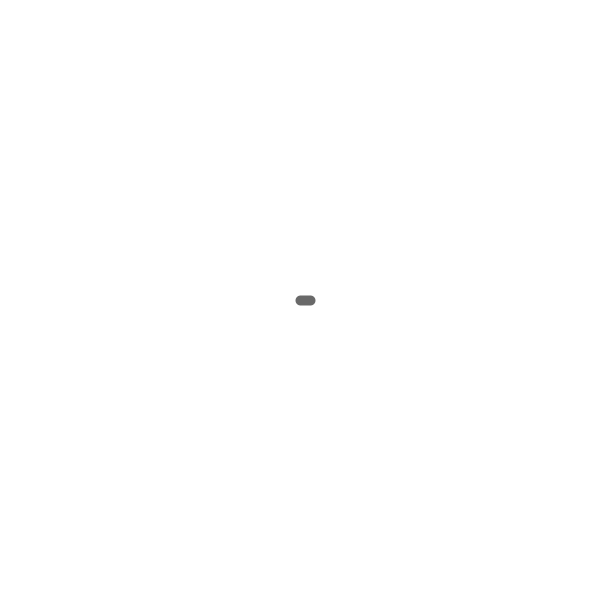
Frame 1 (no input)
Frame 60 (the mouse pressed at the canvas centre just before this capture): identical to frame 1, image omitted
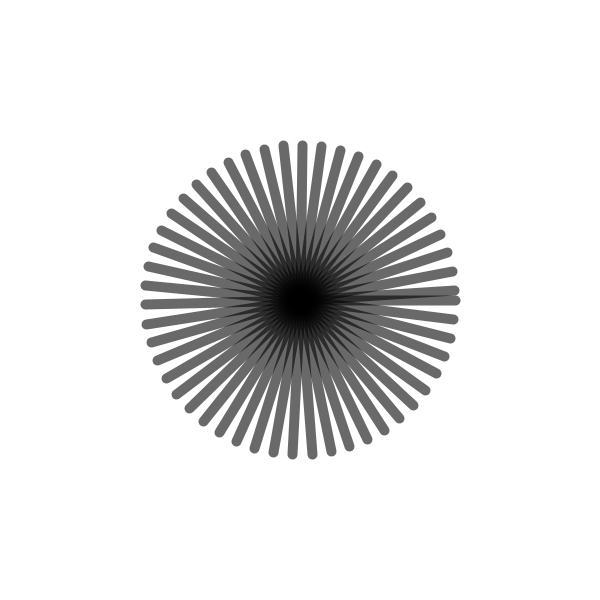
Frame 120 (the mouse held since frame 60 and released just before this capture)

The Processing sketch that drew these frames (run headless with seeded random() and noise(); from frame 60 on, the mouse is pressed at the canvas centre):

// Processing sketch: TEC_F1
// ── TEC_F1.pde
void setup() {
  size(600, 600);
  smooth(8);
}


void draw() {
  //define background color
  background(255);
  stroke(0, 150);

  //line weight and color
  strokeWeight(10);

  //Input from the mouse
  //map to real values
  float l=map(mouseX, 0, width, 1, 100); //numre of lines
  float s =map(mouseY, 0, height, 10, 300);//length of lines

  float a=0; //angle between lines
  translate(width/2, height/2);//move coordinate system
  for (int i=0; i<l; i++) {
    pushMatrix();
    rotate(a); //rotate line by a degress
    line(0, 0, s, 0);
    popMatrix();
    a+=TWO_PI/l;//caculate angle for new line
  }
}
